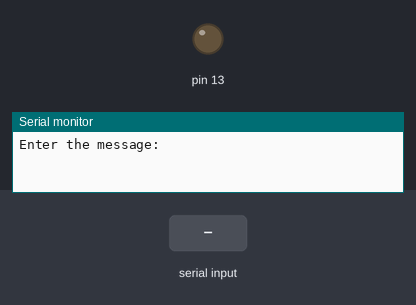
A sketch run on a simulated Arduino Uno, built with avr-gcc and run on an emulated ATmega328P. Parts: output pins drawn as LEDs (lit = HIGH), the last lines printed to the serial monitor. Inputs (shaded band) come from the test bench.

Above: at 0.9 s.
1.0 s: "1" received over Serial
At 2.1 s:
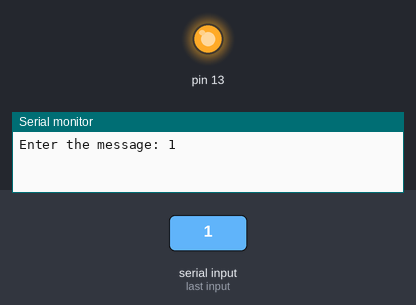
Timing chart, 0 to 10.0 s (numbered marks = the images above; inputs shaded):
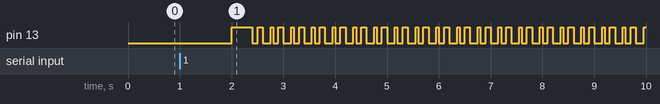

Measured:
- after the input at 1.0 s, pin 13: LOW → HIGH after 1.0 s, then repeats every 0.40 s: LOW 0.10 s, HIGH 0.10 s, LOW 0.15 s, HIGH 0.05 s

The sketch:

vlc_transmitter.ino
```cpp
String message;

void setup()
{
  pinMode(13, OUTPUT);
  Serial.begin(9600);
  Serial.print("Enter the message: ");
  while (Serial.available() == 0)
  {
  }
  message = Serial.readString();
  Serial.println(message);
  digitalWrite(13, HIGH);
  delay(400);
}

void loop()   //loops endlessly
{
  for(int i = 0; i < message.length(); i++)
  {
    char myChar = message.charAt(i);

    for(int j = 7; j > -1; j--)
    {
      if (bitRead(myChar,j) == 1)
      {
        digitalWrite(13, HIGH);
      }
      else
      {
        digitalWrite(13, LOW);
      }
      delay(50);
    }
  }
}
```
